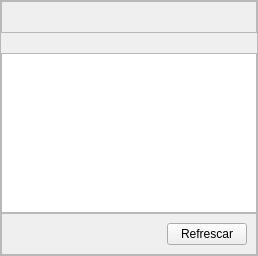
          <widget class="QWidget" name="pageInvTabla">
           <property name="sizePolicy">
            <sizepolicy hsizetype="Preferred" vsizetype="Preferred">
             <horstretch>0</horstretch>
             <verstretch>13</verstretch>
            </sizepolicy>
           </property>
           <layout class="QVBoxLayout" name="verticalLayout_4">
            <property name="spacing">
             <number>0</number>
            </property>
            <property name="leftMargin">
             <number>0</number>
            </property>
            <property name="topMargin">
             <number>0</number>
            </property>
            <property name="rightMargin">
             <number>0</number>
            </property>
            <property name="bottomMargin">
             <number>0</number>
            </property>
            <item>
             <widget class="QFrame" name="frame_5">
              <property name="sizePolicy">
               <sizepolicy hsizetype="Preferred" vsizetype="Preferred">
                <horstretch>0</horstretch>
                <verstretch>32</verstretch>
               </sizepolicy>
              </property>
              <property name="frameShape">
               <enum>QFrame::Shape::StyledPanel</enum>
              </property>
              <property name="frameShadow">
               <enum>QFrame::Shadow::Raised</enum>
              </property>
              <layout class="QGridLayout" name="gridLayout_5">
               <property name="leftMargin">
                <number>0</number>
               </property>
               <property name="topMargin">
                <number>0</number>
               </property>
               <property name="rightMargin">
                <number>0</number>
               </property>
               <property name="bottomMargin">
                <number>0</number>
               </property>
               <property name="spacing">
                <number>0</number>
               </property>
               <item row="2" column="0">
                <spacer name="horizontalSpacer_9">
                 <property name="orientation">
                  <enum>Qt::Orientation::Horizontal</enum>
                 </property>
                 <property name="sizeHint" stdset="0">
                  <size>
                   <width>40</width>
                   <height>20</height>
                  </size>
                 </property>
                </spacer>
               </item>
               <item row="3" column="0">
                <widget class="QTableView" name="tablaInventario">
                 <property name="sizePolicy">
                  <sizepolicy hsizetype="Expanding" vsizetype="Expanding">
                   <horstretch>0</horstretch>
                   <verstretch>10</verstretch>
                  </sizepolicy>
                 </property>
                 <property name="editTriggers">
                  <set>QAbstractItemView::EditTrigger::NoEditTriggers</set>
                 </property>
                 <property name="alternatingRowColors">
                  <bool>true</bool>
                 </property>
                 <property name="selectionMode">
                  <enum>QAbstractItemView::SelectionMode::SingleSelection</enum>
                 </property>
                 <property name="selectionBehavior">
                  <enum>QAbstractItemView::SelectionBehavior::SelectRows</enum>
                 </property>
                 <property name="sortingEnabled">
                  <bool>true</bool>
                 </property>
                </widget>
               </item>
               <item row="4" column="0">
                <widget class="QFrame" name="frame_13">
                 <property name="sizePolicy">
                  <sizepolicy hsizetype="Preferred" vsizetype="Preferred">
                   <horstretch>0</horstretch>
                   <verstretch>1</verstretch>
                  </sizepolicy>
                 </property>
                 <property name="frameShape">
                  <enum>QFrame::Shape::StyledPanel</enum>
                 </property>
                 <property name="frameShadow">
                  <enum>QFrame::Shadow::Raised</enum>
                 </property>
                 <layout class="QHBoxLayout" name="horizontalLayout_7">
                  <item>
                   <spacer name="horizontalSpacer_10">
                    <property name="orientation">
                     <enum>Qt::Orientation::Horizontal</enum>
                    </property>
                    <property name="sizeHint" stdset="0">
                     <size>
                      <width>40</width>
                      <height>20</height>
                     </size>
                    </property>
                   </spacer>
                  </item>
                  <item>
                   <widget class="QPushButton" name="actionRefrescar_3">
                    <property name="toolTip">
                     <string>Recargar tabla</string>
                    </property>
                    <property name="text">
                     <string>Refrescar</string>
                    </property>
                    <property name="shortcut">
                     <string>F5</string>
                    </property>
                   </widget>
                  </item>
                 </layout>
                </widget>
               </item>
               <item row="1" column="0">
                <widget class="QFrame" name="frame_14">
                 <property name="sizePolicy">
                  <sizepolicy hsizetype="Preferred" vsizetype="Preferred">
                   <horstretch>0</horstretch>
                   <verstretch>2</verstretch>
                  </sizepolicy>
                 </property>
                 <property name="frameShape">
                  <enum>QFrame::Shape::StyledPanel</enum>
                 </property>
                 <property name="frameShadow">
                  <enum>QFrame::Shadow::Raised</enum>
                 </property>
                </widget>
               </item>
              </layout>
             </widget>
            </item>
           </layout>
          </widget>
